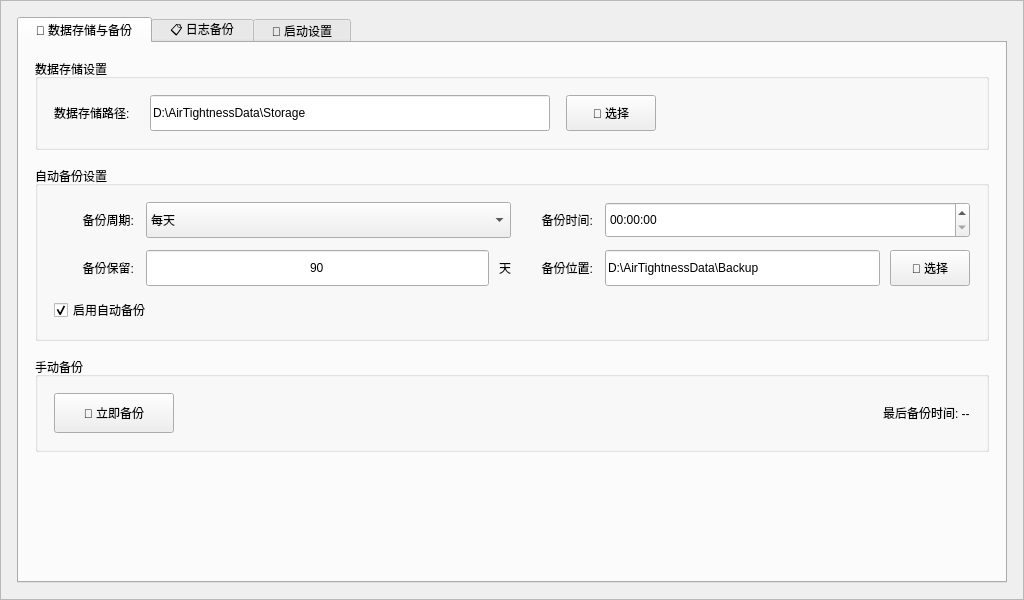
<?xml version="1.0" encoding="UTF-8"?>
<ui version="4.0">
 <class>SystemSetting</class>
 <widget class="QWidget" name="SystemSetting">
  <property name="geometry">
   <rect>
    <x>0</x>
    <y>0</y>
    <width>1024</width>
    <height>600</height>
   </rect>
  </property>
  <property name="windowTitle">
   <string>系统设置</string>
  </property>
  <property name="styleSheet">
   <string notr="true">
/* 全局样式 - 赛博朋克暗青蓝主题 */
QWidget#SystemSetting {
    background-color: #0a1929;
    font-family: 'Microsoft YaHei UI', 'Segoe UI', sans-serif;
    font-size: 11px;
    color: #e2e8f0;
}

QScrollArea {
    background-color: transparent;
    border: none;
}

QScrollArea > QWidget > QWidget {
    background-color: transparent;
}

/* 分组框样式 */
QGroupBox {
    background: rgba(17, 45, 78, 0.8);
    border: 1px solid rgba(100, 210, 255, 0.4);
    border-radius: 12px;
    margin-top: 16px;
    padding: 12px;
    padding-top: 28px;
    font-weight: 600;
}

QGroupBox::title {
    subcontrol-origin: margin;
    subcontrol-position: top left;
    left: 20px;
    top: 5px;
    color: #64d2ff;
    font-size: 13px;
    font-weight: 700;
    background: transparent;
    padding: 0 10px;
}

/* 标签样式 */
QLabel {
    color: #e2e8f0;
    font-weight: 500;
    background: transparent;
}

/* 输入框样式 */
QLineEdit {
    background: rgba(10, 25, 41, 0.9);
    border: 2px solid #3282b8;
    border-radius: 8px;
    padding: 8px 12px;
    color: #f8fafc;
    font-size: 13px;
    min-height: 16px;
}

QLineEdit:focus {
    border-color: #64d2ff;
    background: rgba(17, 45, 78, 0.9);
}

QLineEdit:hover {
    border-color: #42a5f5;
}

/* 下拉框样式 */
QComboBox {
    background: rgba(10, 25, 41, 0.9);
    border: 2px solid #3282b8;
    border-radius: 8px;
    padding: 8px 12px;
    color: #f8fafc;
    font-size: 13px;
    min-height: 16px;
}

QComboBox:focus {
    border-color: #64d2ff;
}

QComboBox:hover {
    border-color: #42a5f5;
}

QComboBox::drop-down {
    border: none;
    width: 30px;
}

QComboBox QAbstractItemView {
    background: #112d4e;
    border: 1px solid #3282b8;
    border-radius: 6px;
    color: #f8fafc;
    selection-background-color: #1e5f74;
    selection-color: #64d2ff;
    padding: 5px;
}

/* 时间编辑框 */
QTimeEdit {
    background: rgba(10, 25, 41, 0.9);
    border: 2px solid #3282b8;
    border-radius: 8px;
    padding: 8px 12px;
    color: #f8fafc;
    font-size: 13px;
    min-height: 16px;
}

QTimeEdit:focus {
    border-color: #64d2ff;
}

QTimeEdit:hover {
    border-color: #42a5f5;
}

/* 复选框样式 */
QCheckBox {
    color: #e2e8f0;
    font-size: 12px;
    spacing: 10px;
    padding: 6px;
}

QCheckBox::indicator {
    width: 20px;
    height: 20px;
    border-radius: 6px;
    border: 2px solid #3282b8;
    background-color: rgba(10, 25, 41, 0.9);
}

QCheckBox::indicator:checked {
    background-color: #64d2ff;
    border-color: #64d2ff;
}

QCheckBox::indicator:hover {
    border-color: #64d2ff;
}

/* Tab控件样式 */
QTabWidget::pane {
    border: 1px solid rgba(100, 210, 255, 0.3);
    border-radius: 12px;
    background: rgba(17, 45, 78, 0.6);
    top: -1px;
}

QTabBar::tab {
    background: rgba(17, 45, 78, 0.8);
    border: 1px solid rgba(100, 210, 255, 0.3);
    border-bottom: none;
    border-top-left-radius: 12px;
    border-top-right-radius: 12px;
    padding: 10px 30px;
    margin-right: 4px;
    font-weight: 600;
    font-size: 12px;
    color: #94a3b8;
    min-width: 100px;
}

QTabBar::tab:selected {
    background: qlineargradient(x1:0, y1:0, x2:0, y2:1, stop:0 #1e5f74, stop:1 #112d4e);
    color: #64d2ff;
    border-bottom: 3px solid #64d2ff;
}

QTabBar::tab:hover:!selected {
    background: rgba(30, 95, 116, 0.6);
    color: #64d2ff;
}

/* 默认按钮样式 - 蓝色 */
QPushButton {
    background: qlineargradient(x1:0, y1:0, x2:1, y2:1, stop:0 #42a5f5, stop:1 #1e88e5);
    color: white;
    border: 2px solid #42a5f5;
    border-radius: 10px;
    padding: 10px 20px;
    font-size: 14px;
    font-weight: bold;
    min-width: 70px;
}

QPushButton:hover {
    background: qlineargradient(x1:0, y1:0, x2:1, y2:1, stop:0 #64b5f6, stop:1 #42a5f5);
    border-color: #64b5f6;
}

QPushButton:pressed {
    background: qlineargradient(x1:0, y1:0, x2:1, y2:1, stop:0 #1e88e5, stop:1 #1565c0);
}

/* 绿色按钮 - 立即备份 */
QPushButton#manualBackupButton, QPushButton#manualLogBackupButton {
    background: qlineargradient(x1:0, y1:0, x2:1, y2:1, stop:0 #00e676, stop:1 #00c853);
    border: 2px solid #00e676;
    min-width: 130px;
}

QPushButton#manualBackupButton:hover, QPushButton#manualLogBackupButton:hover {
    background: qlineargradient(x1:0, y1:0, x2:1, y2:1, stop:0 #69f0ae, stop:1 #00e676);
    border-color: #69f0ae;
}

QPushButton#manualBackupButton:pressed, QPushButton#manualLogBackupButton:pressed {
    background: qlineargradient(x1:0, y1:0, x2:1, y2:1, stop:0 #00c853, stop:1 #00a844);
}

/* 橙色按钮 - 选择路径 */
QPushButton#selectDataPathButton, QPushButton#selectBackupPathButton, 
QPushButton#selectLogPathButton, QPushButton#selectLogBackupPathButton {
    background: qlineargradient(x1:0, y1:0, x2:1, y2:1, stop:0 #ffa726, stop:1 #fb8c00);
    border: 2px solid #ffa726;
}

QPushButton#selectDataPathButton:hover, QPushButton#selectBackupPathButton:hover,
QPushButton#selectLogPathButton:hover, QPushButton#selectLogBackupPathButton:hover {
    background: qlineargradient(x1:0, y1:0, x2:1, y2:1, stop:0 #ffb74d, stop:1 #ffa726);
    border-color: #ffb74d;
}

QPushButton#selectDataPathButton:pressed, QPushButton#selectBackupPathButton:pressed,
QPushButton#selectLogPathButton:pressed, QPushButton#selectLogBackupPathButton:pressed {
    background: qlineargradient(x1:0, y1:0, x2:1, y2:1, stop:0 #fb8c00, stop:1 #ef6c00);
}

/* 状态标签 - 最后备份时间 */
QLabel#lastBackupLabel, QLabel#lastLogBackupLabel {
    color: #64d2ff;
    font-size: 12px;
    font-weight: 600;
    padding: 12px 20px;
    background: rgba(10, 25, 41, 0.9);
    border: 2px solid rgba(100, 210, 255, 0.4);
    border-radius: 10px;
    min-width: 180px;
}

/* 滚动条样式 */
QScrollBar:vertical {
    background: rgba(17, 45, 78, 0.5);
    width: 10px;
    border-radius: 5px;
}

QScrollBar::handle:vertical {
    background: #64d2ff;
    border-radius: 5px;
    min-height: 30px;
}

QScrollBar::handle:vertical:hover {
    background: #97e7ff;
}

QScrollBar::add-line:vertical, QScrollBar::sub-line:vertical {
    height: 0px;
}

QScrollBar:horizontal {
    background: rgba(17, 45, 78, 0.5);
    height: 10px;
    border-radius: 5px;
}

QScrollBar::handle:horizontal {
    background: #64d2ff;
    border-radius: 5px;
    min-width: 30px;
}

QScrollBar::handle:horizontal:hover {
    background: #97e7ff;
}

QScrollBar::add-line:horizontal, QScrollBar::sub-line:horizontal {
    width: 0px;
}
   </string>
  </property>
  <layout class="QVBoxLayout" name="verticalLayout">
   <property name="spacing">
    <number>0</number>
   </property>
   <property name="leftMargin">
    <number>0</number>
   </property>
   <property name="topMargin">
    <number>0</number>
   </property>
   <property name="rightMargin">
    <number>0</number>
   </property>
   <property name="bottomMargin">
    <number>0</number>
   </property>
   <item>
    <widget class="QScrollArea" name="scrollArea">
     <property name="widgetResizable">
      <bool>true</bool>
     </property>
     <widget class="QWidget" name="scrollAreaWidgetContents">
      <layout class="QVBoxLayout" name="verticalLayout_3">
       <property name="spacing">
        <number>16</number>
       </property>
       <property name="leftMargin">
        <number>16</number>
       </property>
       <property name="topMargin">
        <number>16</number>
       </property>
       <property name="rightMargin">
        <number>16</number>
       </property>
       <property name="bottomMargin">
        <number>16</number>
       </property>
       <item>
        <widget class="QTabWidget" name="tabWidget">
         <property name="currentIndex">
          <number>0</number>
         </property>
         <!-- Tab 1: 数据存储与备份 -->
         <widget class="QWidget" name="tab_2">
          <attribute name="title">
           <string>  📁 数据存储与备份  </string>
          </attribute>
          <layout class="QVBoxLayout" name="verticalLayout_7">
           <property name="spacing">
            <number>16</number>
           </property>
           <property name="leftMargin">
            <number>16</number>
           </property>
           <property name="topMargin">
            <number>16</number>
           </property>
           <property name="rightMargin">
            <number>16</number>
           </property>
           <property name="bottomMargin">
            <number>16</number>
           </property>
           <!-- 数据存储设置 -->
           <item>
            <widget class="QGroupBox" name="dataStorageGroupBox">
             <property name="title">
              <string>数据存储设置</string>
             </property>
             <layout class="QHBoxLayout" name="horizontalLayout_storage">
              <property name="spacing">
               <number>16</number>
              </property>
              <property name="leftMargin">
               <number>16</number>
              </property>
              <property name="topMargin">
               <number>16</number>
              </property>
              <property name="rightMargin">
               <number>16</number>
              </property>
              <property name="bottomMargin">
               <number>16</number>
              </property>
              <item>
               <widget class="QLabel" name="dataStorageLabel">
                <property name="minimumSize">
                 <size>
                  <width>80</width>
                  <height>0</height>
                 </size>
                </property>
                <property name="text">
                 <string>数据存储路径:</string>
                </property>
               </widget>
              </item>
              <item>
               <widget class="QLineEdit" name="dataStoragePathEdit">
                <property name="minimumSize">
                 <size>
                  <width>400</width>
                  <height>36</height>
                 </size>
                </property>
                <property name="text">
                 <string>D:\AirTightnessData\Storage</string>
                </property>
               </widget>
              </item>
              <item>
               <widget class="QPushButton" name="selectDataPathButton">
                <property name="minimumSize">
                 <size>
                  <width>90</width>
                  <height>36</height>
                 </size>
                </property>
                <property name="text">
                 <string>📂 选择</string>
                </property>
               </widget>
              </item>
              <item>
               <spacer name="horizontalSpacer_storage">
                <property name="orientation">
                 <enum>Qt::Horizontal</enum>
                </property>
                <property name="sizeHint" stdset="0">
                 <size>
                  <width>40</width>
                  <height>20</height>
                 </size>
                </property>
               </spacer>
              </item>
             </layout>
            </widget>
           </item>
           <!-- 自动备份设置 -->
           <item>
            <widget class="QGroupBox" name="autoBackupGroupBox">
             <property name="title">
              <string>自动备份设置</string>
             </property>
             <layout class="QGridLayout" name="gridLayout_auto">
              <property name="leftMargin">
               <number>16</number>
              </property>
              <property name="topMargin">
               <number>16</number>
              </property>
              <property name="rightMargin">
               <number>16</number>
              </property>
              <property name="bottomMargin">
               <number>16</number>
              </property>
              <property name="horizontalSpacing">
               <number>12</number>
              </property>
              <property name="verticalSpacing">
               <number>12</number>
              </property>
              <item row="0" column="0">
               <widget class="QLabel" name="backupPeriodLabel">
                <property name="minimumSize">
                 <size>
                  <width>80</width>
                  <height>0</height>
                 </size>
                </property>
                <property name="text">
                 <string>备份周期:</string>
                </property>
                <property name="alignment">
                 <set>Qt::AlignRight|Qt::AlignVCenter</set>
                </property>
               </widget>
              </item>
              <item row="0" column="1">
               <widget class="QComboBox" name="backupPeriodComboBox">
                <property name="minimumSize">
                 <size>
                  <width>130</width>
                  <height>36</height>
                 </size>
                </property>
                <item>
                 <property name="text">
                  <string>每天</string>
                 </property>
                </item>
                <item>
                 <property name="text">
                  <string>每周</string>
                 </property>
                </item>
                <item>
                 <property name="text">
                  <string>每月</string>
                 </property>
                </item>
               </widget>
              </item>
              <item row="0" column="2">
               <widget class="QLabel" name="backupTimeLabel">
                <property name="minimumSize">
                 <size>
                  <width>70</width>
                  <height>0</height>
                 </size>
                </property>
                <property name="text">
                 <string>备份时间:</string>
                </property>
                <property name="alignment">
                 <set>Qt::AlignRight|Qt::AlignVCenter</set>
                </property>
               </widget>
              </item>
              <item row="0" column="3">
               <widget class="QTimeEdit" name="backupTimeEdit">
                <property name="minimumSize">
                 <size>
                  <width>130</width>
                  <height>36</height>
                 </size>
                </property>
               </widget>
              </item>
              <item row="1" column="0">
               <widget class="QLabel" name="backupRetentionLabel">
                <property name="text">
                 <string>备份保留:</string>
                </property>
                <property name="alignment">
                 <set>Qt::AlignRight|Qt::AlignVCenter</set>
                </property>
               </widget>
              </item>
              <item row="1" column="1">
               <layout class="QHBoxLayout" name="horizontalLayout_retention">
                <property name="spacing">
                 <number>10</number>
                </property>
                <item>
                 <widget class="QLineEdit" name="backupRetentionEdit">
                  <property name="minimumSize">
                   <size>
                    <width>70</width>
                    <height>36</height>
                   </size>
                  </property>
                  <property name="text">
                   <string>90</string>
                  </property>
                  <property name="alignment">
                   <set>Qt::AlignCenter</set>
                  </property>
                 </widget>
                </item>
                <item>
                 <widget class="QLabel" name="backupRetentionUnitLabel">
                  <property name="text">
                   <string>天</string>
                  </property>
                 </widget>
                </item>
               </layout>
              </item>
              <item row="1" column="2">
               <widget class="QLabel" name="backupLocationLabel">
                <property name="text">
                 <string>备份位置:</string>
                </property>
                <property name="alignment">
                 <set>Qt::AlignRight|Qt::AlignVCenter</set>
                </property>
               </widget>
              </item>
              <item row="1" column="3">
               <layout class="QHBoxLayout" name="horizontalLayout_backup">
                <property name="spacing">
                 <number>10</number>
                </property>
                <item>
                 <widget class="QLineEdit" name="backupLocationEdit">
                  <property name="minimumSize">
                   <size>
                    <width>220</width>
                    <height>36</height>
                   </size>
                  </property>
                  <property name="text">
                   <string>D:\AirTightnessData\Backup</string>
                  </property>
                 </widget>
                </item>
                <item>
                 <widget class="QPushButton" name="selectBackupPathButton">
                  <property name="minimumSize">
                   <size>
                    <width>70</width>
                    <height>36</height>
                   </size>
                  </property>
                  <property name="text">
                   <string>📂 选择</string>
                  </property>
                 </widget>
                </item>
               </layout>
              </item>
              <item row="2" column="0" colspan="4">
               <widget class="QCheckBox" name="enableAutoBackupCheckBox">
                <property name="text">
                 <string>启用自动备份</string>
                </property>
                <property name="checked">
                 <bool>true</bool>
                </property>
               </widget>
              </item>
             </layout>
            </widget>
           </item>
           <!-- 手动备份 -->
           <item>
            <widget class="QGroupBox" name="manualBackupGroupBox">
             <property name="title">
              <string>手动备份</string>
             </property>
             <layout class="QHBoxLayout" name="horizontalLayout_manual">
              <property name="spacing">
               <number>16</number>
              </property>
              <property name="leftMargin">
               <number>16</number>
              </property>
              <property name="topMargin">
               <number>16</number>
              </property>
              <property name="rightMargin">
               <number>16</number>
              </property>
              <property name="bottomMargin">
               <number>16</number>
              </property>
              <item>
               <widget class="QPushButton" name="manualBackupButton">
                <property name="minimumSize">
                 <size>
                  <width>120</width>
                  <height>40</height>
                 </size>
                </property>
                <property name="text">
                 <string>💾 立即备份</string>
                </property>
               </widget>
              </item>
              <item>
               <spacer name="horizontalSpacer">
                <property name="orientation">
                 <enum>Qt::Horizontal</enum>
                </property>
                <property name="sizeHint" stdset="0">
                 <size>
                  <width>40</width>
                  <height>20</height>
                 </size>
                </property>
               </spacer>
              </item>
              <item>
               <widget class="QLabel" name="lastBackupLabel">
                <property name="text">
                 <string>最后备份时间: --</string>
                </property>
               </widget>
              </item>
             </layout>
            </widget>
           </item>
           <item>
            <spacer name="verticalSpacer_2">
             <property name="orientation">
              <enum>Qt::Vertical</enum>
             </property>
             <property name="sizeHint" stdset="0">
              <size>
               <width>20</width>
               <height>40</height>
              </size>
             </property>
            </spacer>
           </item>
          </layout>
         </widget>
         <!-- Tab 2: 日志备份 -->
         <widget class="QWidget" name="tab_3">
          <attribute name="title">
           <string>  📋 日志备份  </string>
          </attribute>
          <layout class="QVBoxLayout" name="verticalLayout_11">
           <property name="spacing">
            <number>16</number>
           </property>
           <property name="leftMargin">
            <number>16</number>
           </property>
           <property name="topMargin">
            <number>16</number>
           </property>
           <property name="rightMargin">
            <number>16</number>
           </property>
           <property name="bottomMargin">
            <number>16</number>
           </property>
           <!-- 日志存储设置 -->
           <item>
            <widget class="QGroupBox" name="logStorageGroupBox">
             <property name="title">
              <string>日志存储设置</string>
             </property>
             <layout class="QGridLayout" name="gridLayout_logStorage">
              <property name="leftMargin">
               <number>16</number>
              </property>
              <property name="topMargin">
               <number>16</number>
              </property>
              <property name="rightMargin">
               <number>16</number>
              </property>
              <property name="bottomMargin">
               <number>16</number>
              </property>
              <property name="horizontalSpacing">
               <number>12</number>
              </property>
              <property name="verticalSpacing">
               <number>12</number>
              </property>
              <item row="0" column="0">
               <widget class="QLabel" name="logPathLabel">
                <property name="minimumSize">
                 <size>
                  <width>80</width>
                  <height>0</height>
                 </size>
                </property>
                <property name="text">
                 <string>日志存储路径:</string>
                </property>
                <property name="alignment">
                 <set>Qt::AlignRight|Qt::AlignVCenter</set>
                </property>
               </widget>
              </item>
              <item row="0" column="1">
               <layout class="QHBoxLayout" name="horizontalLayout_logPath">
                <property name="spacing">
                 <number>10</number>
                </property>
                <item>
                 <widget class="QLineEdit" name="logPathEdit">
                  <property name="minimumSize">
                   <size>
                    <width>220</width>
                    <height>36</height>
                   </size>
                  </property>
                  <property name="text">
                   <string>D:\AirTightnessData\Logs</string>
                  </property>
                 </widget>
                </item>
                <item>
                 <widget class="QPushButton" name="selectLogPathButton">
                  <property name="minimumSize">
                   <size>
                    <width>70</width>
                    <height>36</height>
                   </size>
                  </property>
                  <property name="text">
                   <string>📂 选择</string>
                  </property>
                 </widget>
                </item>
               </layout>
              </item>
              <item row="0" column="2">
               <widget class="QLabel" name="logLevelLabel">
                <property name="minimumSize">
                 <size>
                  <width>70</width>
                  <height>0</height>
                 </size>
                </property>
                <property name="text">
                 <string>日志级别:</string>
                </property>
                <property name="alignment">
                 <set>Qt::AlignRight|Qt::AlignVCenter</set>
                </property>
               </widget>
              </item>
              <item row="0" column="3">
               <widget class="QComboBox" name="logLevelComboBox">
                <property name="minimumSize">
                 <size>
                  <width>130</width>
                  <height>36</height>
                 </size>
                </property>
                <item>
                 <property name="text">
                  <string>DEBUG</string>
                 </property>
                </item>
                <item>
                 <property name="text">
                  <string>INFO</string>
                 </property>
                </item>
                <item>
                 <property name="text">
                  <string>WARN</string>
                 </property>
                </item>
                <item>
                 <property name="text">
                  <string>ERROR</string>
                 </property>
                </item>
               </widget>
              </item>
              <item row="1" column="0">
               <widget class="QLabel" name="logSplitLabel">
                <property name="text">
                 <string>日志分割:</string>
                </property>
                <property name="alignment">
                 <set>Qt::AlignRight|Qt::AlignVCenter</set>
                </property>
               </widget>
              </item>
              <item row="1" column="1">
               <widget class="QComboBox" name="logSplitComboBox">
                <property name="minimumSize">
                 <size>
                  <width>130</width>
                  <height>36</height>
                 </size>
                </property>
                <item>
                 <property name="text">
                  <string>按天分割</string>
                 </property>
                </item>
                <item>
                 <property name="text">
                  <string>按大小分割</string>
                 </property>
                </item>
                <item>
                 <property name="text">
                  <string>按月分割</string>
                 </property>
                </item>
               </widget>
              </item>
              <item row="1" column="2">
               <widget class="QLabel" name="logRetentionLabel">
                <property name="text">
                 <string>日志保留:</string>
                </property>
                <property name="alignment">
                 <set>Qt::AlignRight|Qt::AlignVCenter</set>
                </property>
               </widget>
              </item>
              <item row="1" column="3">
               <layout class="QHBoxLayout" name="horizontalLayout_logRetention">
                <property name="spacing">
                 <number>10</number>
                </property>
                <item>
                 <widget class="QLineEdit" name="logRetentionEdit">
                  <property name="minimumSize">
                   <size>
                    <width>70</width>
                    <height>36</height>
                   </size>
                  </property>
                  <property name="text">
                   <string>30</string>
                  </property>
                  <property name="alignment">
                   <set>Qt::AlignCenter</set>
                  </property>
                 </widget>
                </item>
                <item>
                 <widget class="QLabel" name="logRetentionUnitLabel">
                  <property name="text">
                   <string>天</string>
                  </property>
                 </widget>
                </item>
               </layout>
              </item>
             </layout>
            </widget>
           </item>
           <!-- 日志备份设置 -->
           <item>
            <widget class="QGroupBox" name="logBackupGroupBox">
             <property name="title">
              <string>日志备份设置</string>
             </property>
             <layout class="QGridLayout" name="gridLayout_logBackup">
              <property name="leftMargin">
               <number>16</number>
              </property>
              <property name="topMargin">
               <number>16</number>
              </property>
              <property name="rightMargin">
               <number>16</number>
              </property>
              <property name="bottomMargin">
               <number>16</number>
              </property>
              <property name="horizontalSpacing">
               <number>12</number>
              </property>
              <property name="verticalSpacing">
               <number>12</number>
              </property>
              <item row="0" column="0">
               <widget class="QLabel" name="logBackupPathLabel">
                <property name="minimumSize">
                 <size>
                  <width>80</width>
                  <height>0</height>
                 </size>
                </property>
                <property name="text">
                 <string>日志备份路径:</string>
                </property>
                <property name="alignment">
                 <set>Qt::AlignRight|Qt::AlignVCenter</set>
                </property>
               </widget>
              </item>
              <item row="0" column="1">
               <layout class="QHBoxLayout" name="horizontalLayout_logBackupPath">
                <property name="spacing">
                 <number>10</number>
                </property>
                <item>
                 <widget class="QLineEdit" name="logBackupPathEdit">
                  <property name="minimumSize">
                   <size>
                    <width>220</width>
                    <height>36</height>
                   </size>
                  </property>
                  <property name="text">
                   <string>D:\AirTightnessData\LogBackup</string>
                  </property>
                 </widget>
                </item>
                <item>
                 <widget class="QPushButton" name="selectLogBackupPathButton">
                  <property name="minimumSize">
                   <size>
                    <width>70</width>
                    <height>36</height>
                   </size>
                  </property>
                  <property name="text">
                   <string>📂 选择</string>
                  </property>
                 </widget>
                </item>
               </layout>
              </item>
              <item row="0" column="2">
               <widget class="QLabel" name="logBackupPeriodLabel">
                <property name="minimumSize">
                 <size>
                  <width>80</width>
                  <height>0</height>
                 </size>
                </property>
                <property name="text">
                 <string>日志备份周期:</string>
                </property>
                <property name="alignment">
                 <set>Qt::AlignRight|Qt::AlignVCenter</set>
                </property>
               </widget>
              </item>
              <item row="0" column="3">
               <widget class="QComboBox" name="logBackupPeriodComboBox">
                <property name="minimumSize">
                 <size>
                  <width>130</width>
                  <height>36</height>
                 </size>
                </property>
                <item>
                 <property name="text">
                  <string>每天</string>
                 </property>
                </item>
                <item>
                 <property name="text">
                  <string>每周</string>
                 </property>
                </item>
                <item>
                 <property name="text">
                  <string>每月</string>
                 </property>
                </item>
               </widget>
              </item>
              <item row="1" column="0" colspan="4">
               <widget class="QCheckBox" name="enableLogBackupCheckBox">
                <property name="text">
                 <string>启用日志自动备份</string>
                </property>
                <property name="checked">
                 <bool>true</bool>
                </property>
               </widget>
              </item>
             </layout>
            </widget>
           </item>
           <!-- 手动日志备份 -->
           <item>
            <widget class="QGroupBox" name="manualLogBackupGroupBox">
             <property name="title">
              <string>手动日志备份</string>
             </property>
             <layout class="QHBoxLayout" name="horizontalLayout_manualLog">
              <property name="spacing">
               <number>16</number>
              </property>
              <property name="leftMargin">
               <number>16</number>
              </property>
              <property name="topMargin">
               <number>16</number>
              </property>
              <property name="rightMargin">
               <number>16</number>
              </property>
              <property name="bottomMargin">
               <number>16</number>
              </property>
              <item>
               <widget class="QPushButton" name="manualLogBackupButton">
                <property name="minimumSize">
                 <size>
                  <width>140</width>
                  <height>40</height>
                 </size>
                </property>
                <property name="text">
                 <string>📋 立即备份日志</string>
                </property>
               </widget>
              </item>
              <item>
               <spacer name="horizontalSpacer_log">
                <property name="orientation">
                 <enum>Qt::Horizontal</enum>
                </property>
                <property name="sizeHint" stdset="0">
                 <size>
                  <width>40</width>
                  <height>20</height>
                 </size>
                </property>
               </spacer>
              </item>
              <item>
               <widget class="QLabel" name="lastLogBackupLabel">
                <property name="text">
                 <string>最后备份时间: --</string>
                </property>
               </widget>
              </item>
             </layout>
            </widget>
           </item>
           <item>
            <spacer name="verticalSpacer_3">
             <property name="orientation">
              <enum>Qt::Vertical</enum>
             </property>
             <property name="sizeHint" stdset="0">
              <size>
               <width>20</width>
               <height>40</height>
              </size>
             </property>
            </spacer>
           </item>
          </layout>
         </widget>
         <!-- Tab 3: 启动设置 -->
         <widget class="QWidget" name="tab_4">
          <attribute name="title">
           <string>  🚀 启动设置  </string>
          </attribute>
          <layout class="QVBoxLayout" name="verticalLayout_startup">
           <property name="spacing">
            <number>16</number>
           </property>
           <property name="leftMargin">
            <number>16</number>
           </property>
           <property name="topMargin">
            <number>16</number>
           </property>
           <property name="rightMargin">
            <number>16</number>
           </property>
           <property name="bottomMargin">
            <number>16</number>
           </property>
           <!-- 系统启动设置 -->
           <item>
            <widget class="QGroupBox" name="systemStartupGroupBox">
             <property name="title">
              <string>系统启动设置</string>
             </property>
             <layout class="QVBoxLayout" name="verticalLayout_systemStartup">
              <property name="spacing">
               <number>14</number>
              </property>
              <property name="leftMargin">
               <number>16</number>
              </property>
              <property name="topMargin">
               <number>16</number>
              </property>
              <property name="rightMargin">
               <number>16</number>
              </property>
              <property name="bottomMargin">
               <number>16</number>
              </property>
              <item>
               <widget class="QCheckBox" name="enableAutoStartCheckBox">
                <property name="text">
                 <string>🔄 开机自动启动</string>
                </property>
               </widget>
              </item>
              <item>
               <widget class="QCheckBox" name="minimizeToTrayCheckBox">
                <property name="text">
                 <string>📥 启动时最小化到系统托盘</string>
                </property>
               </widget>
              </item>
              <item>
               <widget class="QCheckBox" name="useExternalMachineCheckBox">
                <property name="text">
                 <string>🖥️ 使用外部机台</string>
                </property>
                <property name="checked">
                 <bool>false</bool>
                </property>
               </widget>
              </item>
             </layout>
            </widget>
           </item>
           <!-- 自动连接设置 -->
           <item>
            <widget class="QGroupBox" name="autoConnectGroupBox">
             <property name="title">
              <string>自动连接设置</string>
             </property>
             <layout class="QVBoxLayout" name="verticalLayout_autoConnect">
              <property name="spacing">
               <number>14</number>
              </property>
              <property name="leftMargin">
               <number>16</number>
              </property>
              <property name="topMargin">
               <number>16</number>
              </property>
              <property name="rightMargin">
               <number>16</number>
              </property>
              <property name="bottomMargin">
               <number>16</number>
              </property>
              <item>
               <widget class="QCheckBox" name="autoConnectCheckBox">
                <property name="text">
                 <string>🔗 启动时自动连接设备</string>
                </property>
               </widget>
              </item>
              <item>
               <widget class="QCheckBox" name="autoStartRecordCheckBox">
                <property name="text">
                 <string>📝 连接后自动开始记录</string>
                </property>
               </widget>
              </item>
             </layout>
            </widget>
           </item>
           <item>
            <layout class="QHBoxLayout" name="horizontalLayout_startupButtons">
             <property name="spacing">
              <number>16</number>
             </property>
             <item>
              <spacer name="horizontalSpacer_startupButtons">
               <property name="orientation">
                <enum>Qt::Horizontal</enum>
               </property>
               <property name="sizeHint" stdset="0">
                <size>
                 <width>40</width>
                 <height>20</height>
                </size>
               </property>
              </spacer>
             </item>
             <item>
              <widget class="QPushButton" name="cancelButton">
               <property name="minimumSize">
                <size>
                 <width>100</width>
                 <height>36</height>
                </size>
               </property>
               <property name="text">
                <string>取消</string>
               </property>
              </widget>
             </item>
             <item>
              <widget class="QPushButton" name="saveButton">
               <property name="minimumSize">
                <size>
                 <width>100</width>
                 <height>36</height>
                </size>
               </property>
               <property name="text">
                <string>保存</string>
               </property>
              </widget>
             </item>
            </layout>
           </item>
          </layout>
         </widget>
        </widget>
       </item>
      </layout>
     </widget>
    </widget>
   </item>
  </layout>
 </widget>
 <layoutdefault spacing="6" margin="11"/>
 <resources/>
 <connections/>
</ui>
